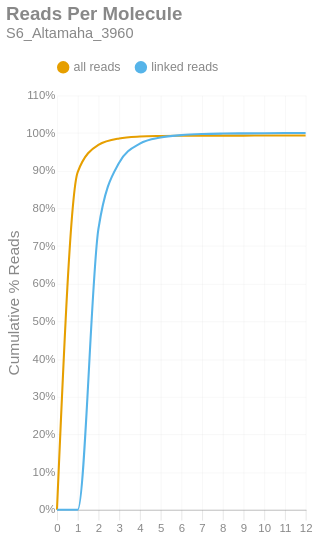

The code cell stored with this chart in its notebook:
### Markdown cell above
### Reads per Molecule
This chart shows the cumulative distribution of the number of reads per linked molecule. That is, how many alignments are associated with a unique molecule. This excludes the number of reads associated with invalid or absent linked-read barcodes. The `linked` histogram is the percentages recalculated when disregarding singletons.

### Code cell
if SKIPLR:
    print_html(f"Skipped")
else:
    counts = np.bincount(valids['reads'].cast(pl.Int64).to_numpy())
    weighted = counts * np.arange(len(counts))
    all_perc = weighted / n_reads
    linked_perc = weighted / n_linked_reads
    linked_perc[1] = 0
    binned_df = pl.DataFrame({
        'readsper': list(range(len(counts))),
        'all reads (cumsum)': np.cumsum(all_perc).tolist(),
        'linked reads (cumsum)': np.cumsum(linked_perc).tolist(),
    })

    with SafeRender(binned_df):
        (
            density_plot(binned_df, 'Reads Per Molecule', samplename, 'readspmol')
            .encode(
                x=alt.X('readsper:O', title=None).axis(labelAngle=0).scale(padding=0),
                y=alt.Y('value:Q', title='Cumulative % Reads').axis(format='%').stack(False),
                color=alt.Color("key:N").scale(domain=["all reads", "linked reads"]),
                tooltip=[
                    alt.Tooltip("key:N", title="Data Type"),
                    alt.Tooltip("readsper:O", title="Reads Per Molecule"),
                    alt.Tooltip("value:Q", format=".2%", title="% Reads (Cum.)")
                ]            
            )
        ).display()

### Figure 1 — Vega-Lite specification as saved in the notebook (floating-point values rounded to 4 significant figures)
{"width": "container", "height": 400, "config": {"title": {"anchor": "start", "dy": -15, "fontSize": 18, "color": "#888888", "subtitleColor": "#888888", "subtitleFontSize": 14}, "arc": {"fill": "#0072B2"}, "axis": {"domainColor": "#888888", "domainWidth": 0.5, "gridWidth": 0.2, "grid": false, "titleFontWeight": 400, "titleFontSize": 15, "labelFontSize": 11, "labelColor": "#888888", "tickColor": "#888888", "tickWidth": 0.2, "titleColor": "#888888"}, "axisBand": {"grid": false}, "axisX": {"grid": true, "tickSize": 10, "domainCap": "round"}, "axisY": {"domain": false, "grid": true, "tickSize": 0, "domainCap": "round"}, "background": "transparent", "header": {"labelFontSize": 15, "labelColor": "#888888", "titleFontSize": 15, "titleFontWeight": 600, "titleColor": "#888888"}, "legend": {"labelFont": "sans-serif", "labelFontSize": 12, "labelColor": "#888888", "symbolSize": 100, "symbolType": "circle", "titleFontSize": 12, "titlePadding": 10, "titleColor": "#888888", "title": null, "orient": "top"}, "range": {"category": ["#E69F00", "#56B4E9", "#009E73", "#F0E442", "#0072B2", "#D55E00", "#CC79A7", "#000000"], "diverging": ["#cfe8f3", "#a2d4ec", "#73bfe2", "#46abdb", "#1696d2", "#12719e"]}, "area": {"fill": "#0072B2", "fillOpacity": 0.7, "line": true, "strokeOpacity": 0.7}, "line": {"color": "#0072B2", "stroke": "#0072B2", "strokeWidth": 2}, "trail": {"color": "#0072B2", "stroke": "#0072B2", "strokeWidth": 0, "size": 1}, "point": {"filled": true, "fillOpacity": 1.0, "size": 95}, "text": {"color": "#888888", "fontSize": 11, "align": "right", "fontWeight": 400, "size": 11}, "bar": {"fill": "#0072B2", "stroke": null}, "view": {"stroke": null, "continuousWidth": 660, "continuousHeight": 400}}, "data": {"name": "data-213654805bd5bb2518508aba602d36d2"}, "mark": {"type": "line", "interpolate": "monotone", "point": {"opacity": 0, "size": 275}}, "encoding": {"color": {"field": "key", "scale": {"domain": ["all reads", "linked reads"]}, "type": "nominal"}, "tooltip": [{"field": "key", "title": "Data Type", "type": "nominal"}, {"field": "readsper", "title": "Reads Per Molecule", "type": "ordinal"}, {"field": "value", "format": ".2%", "title": "% Reads (Cum.)", "type": "quantitative"}], "x": {"axis": {"labelAngle": 0}, "field": "readsper", "scale": {"padding": 0}, "title": null, "type": "ordinal"}, "y": {"axis": {"format": "%"}, "field": "value", "stack": false, "title": "Cumulative % Reads", "type": "quantitative"}}, "params": [{"name": "param_c36ac31b6afebe62", "select": {"type": "point", "fields": ["key"]}, "bind": "legend"}], "title": {"text": "Reads Per Molecule", "subtitle": "S6_Altamaha_3960"}, "transform": [{"fold": ["all reads (cumsum)", "linked reads (cumsum)"]}, {"calculate": "replace(datum.key, ' (cumsum)', '')", "as": "key"}, {"filter": {"param": "param_c36ac31b6afebe62"}}], "usermeta": {"embedOptions": {"downloadFileName": "S6_Altamaha_3960.readspmol"}}, "$schema": "https://vega.github.io/schema/vega-lite/v6.1.0.json", "datasets": {"data-213654805bd5bb2518508aba602d36d2": [{"readsper": 0, "all reads (cumsum)": 0.0, "linked reads (cumsum)": 0.0}, {"readsper": 1, "all reads (cumsum)": 0.8961, "linked reads (cumsum)": 0.0}, {"readsper": 2, "all reads (cumsum)": 0.9685, "linked reads (cumsum)": 0.7454}, {"readsper": 3, "all reads (cumsum)": 0.9855, "linked reads (cumsum)": 0.9211}, {"readsper": 4, "all reads (cumsum)": 0.9904, "linked reads (cumsum)": 0.9717}, {"readsper": 5, "all reads (cumsum)": 0.992, "linked reads (cumsum)": 0.9878}, {"readsper": 6, "all reads (cumsum)": 0.9926, "linked reads (cumsum)": 0.9942}, {"readsper": 7, "all reads (cumsum)": 0.9929, "linked reads (cumsum)": 0.9972}, {"readsper": 8, "all reads (cumsum)": 0.993, "linked reads (cumsum)": 0.9984}, {"readsper": 9, "all reads (cumsum)": 0.9931, "linked reads (cumsum)": 0.999}, {"readsper": 10, "all reads (cumsum)": 0.9931, "linked reads (cumsum)": 0.9994}, {"readsper": 11, "all reads (cumsum)": 0.9932, "linked reads (cumsum)": 0.9998}, {"readsper": 12, "all reads (cumsum)": 0.9932, "linked reads (cumsum)": 1.0}]}}
